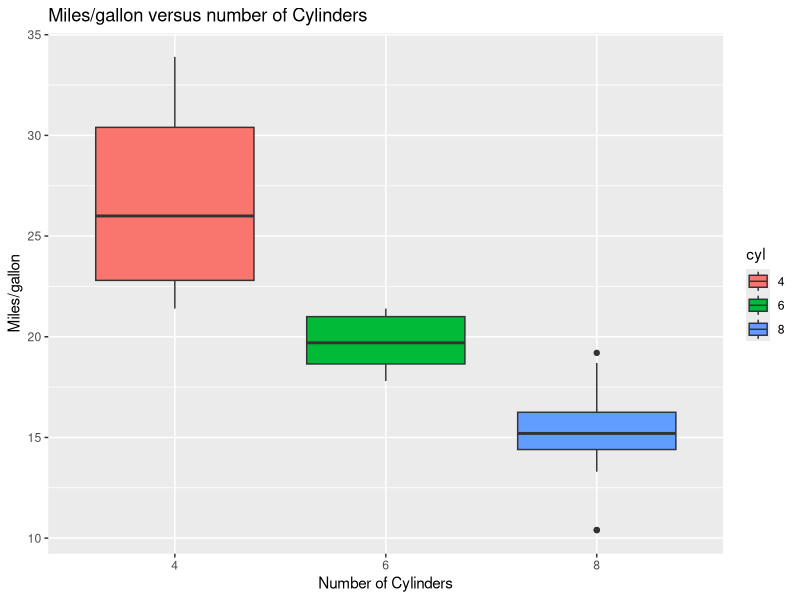

The R script that drew this image:
## ---- chunk 1
library(datasets)
library(ggplot2)
data(mtcars)
mtcars$am <- factor(mtcars$am)
levels(mtcars$am) <- c("automatic", "manual")
mtcars$vs <- factor(mtcars$vs)
levels(mtcars$vs) <- c("s", "v")
mtcars$cyl <- factor(mtcars$cyl)
mtcars$gear <- factor(mtcars$gear)
mtcars$carb <- factor(mtcars$carb)
ggplot(mtcars, aes(factor(cyl), mpg))  + geom_boxplot(aes(fill = cyl))  + xlab("Number of Cylinders") + ylab("Miles/gallon")+ ggtitle("Miles/gallon versus number of Cylinders")
